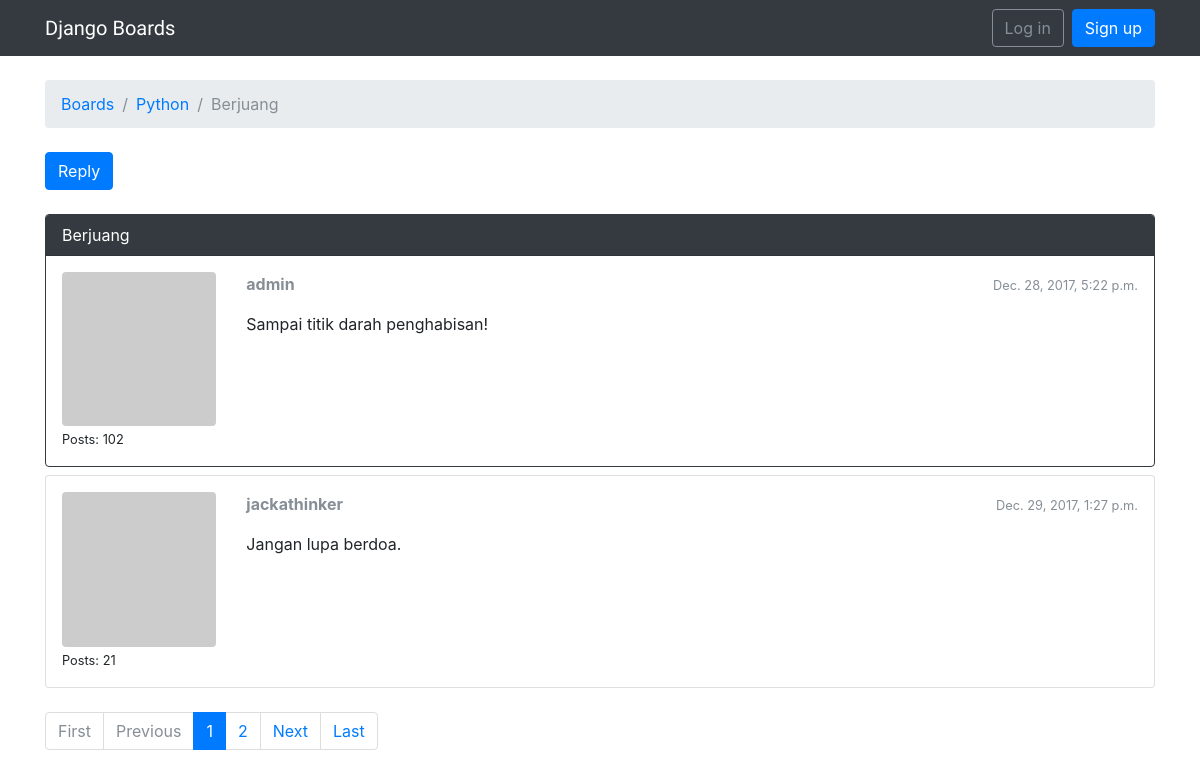
The app's page /boards/2/topics/2/, older data.
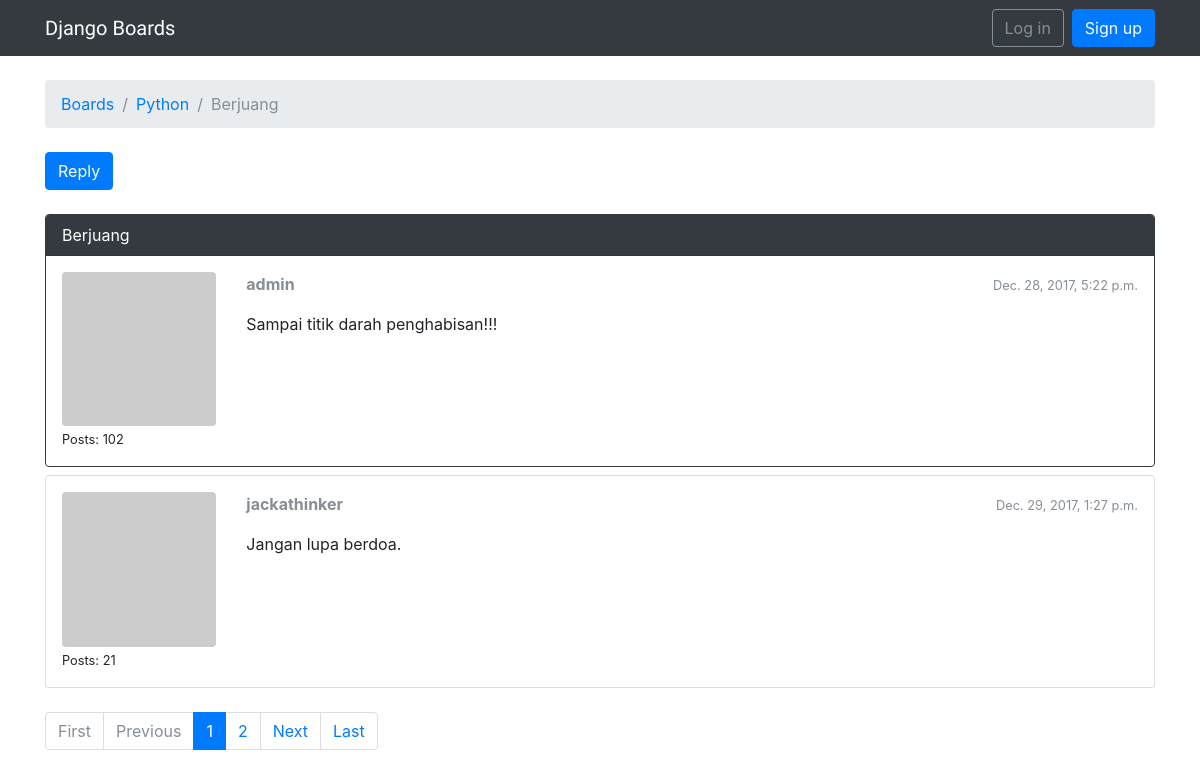
The same page, newer data.
### boards/models.py (models this page shows, shortened)
class Topic(models.Model):
    subject = models.CharField(max_length=255)
    last_updated = models.DateTimeField(auto_now_add=True)
    board = models.ForeignKey(Board, on_delete=models.CASCADE, related_name='topics')
    starter = models.ForeignKey(User, on_delete=models.CASCADE, related_name='topics')
    views = models.PositiveIntegerField(default=0)

class Board(models.Model):
    name = models.CharField(max_length=30, unique=True)
    description = models.CharField(max_length=100)

class Post(models.Model):
    message = models.TextField(max_length=4000)
    topic = models.ForeignKey(Topic, on_delete=models.CASCADE, related_name='posts')
    created_at = models.DateTimeField(auto_now_add=True)
    updated_at = models.DateTimeField(null=True)
    created_by = models.ForeignKey(User, on_delete=models.CASCADE, related_name='posts')
    updated_by = models.ForeignKey(User, models.SET_NULL, blank=True, null=True, related_name='+')
    def get_message_as_markdown(self):
        return mark_safe(markdown(self.message, safe_mode='escape'))

### boards/views.py (the view)
# urls.py: path('boards/<pk>/topics/<topic_pk>/', views.PostListView.as_view(), name='topic_posts'),
class PostListView(ListView):
    model = Post
    context_object_name = 'posts'
    template_name = 'topic_posts.html'
    paginate_by = 2
    def get_context_data(self, **kwargs):
        session_key = 'viewed_topic_{}'.format(self.topic.pk)  # <-- here
        if not self.request.session.get(session_key, False):
            self.topic.views += 1
            self.topic.save()
            self.request.session[session_key] = True           # <-- until here
        kwargs['topic'] = self.topic
        return super().get_context_data(**kwargs)
    def get_queryset(self):
        self.topic = get_object_or_404(Topic, board__pk=self.kwargs.get('pk'), pk=self.kwargs.get('topic_pk'))
        queryset = self.topic.posts.order_by('created_at')
        return queryset

### boards/templatetags/gravatar.py (called while the page is built)
@register.filter
def gravatar(user):
    email = user.email.lower().encode('utf-8')
    default = 'mm'
    size = 256
    url = 'https://www.gravatar.com/avatar/{md5}?{params}'.format(
        md5=hashlib.md5(email).hexdigest(),
        params=urlencode({'d': default, 's': str(size)})
    )
    return url

### templates/topic_posts.html (shortened to what this page needs)
{% extends 'base.html' %}
{% load gravatar %}
{% block breadcrumb %}
  <li class="breadcrumb-item"><a href="{% url 'home' %}">Boards</a></li>
  <li class="breadcrumb-item"><a href="{% url 'board_topics' topic.board.pk %}">{{ topic.board.name }}</a></li>
  <li class="breadcrumb-item active">{{ topic.subject }}</li>
{% endblock %}
{% block content %}
  <div class="mb-4">
    <a href="{% url 'reply_topic' topic.board.pk topic.pk %}" class="btn btn-primary" role="button">Reply</a>
  </div>
  {% for post in posts %}
    <div id="{{ post.pk }}" class="card {% if forloop.last %}mb-4{% else %}mb-2{% endif %} {% if forloop.first %}border-dark{% endif %}">
      {% if forloop.first %}
        <div class="card-header text-white bg-dark py-2 px-3">{{ topic.subject }}</div>
      {% endif %}
      <div class="card-body p-3">
        <div class="row">
          <div class="col-2">
            <img src="{{ post.created_by|gravatar }}" alt="{{ post.created_by.username }}" class="w-100 rounded">
            <small>Posts: {{ post.created_by.posts.count }}</small>
          </div>
          <div class="col-10">
            <div class="row mb-3">
              <div class="col-6">
                <strong class="text-muted">{{ post.created_by.username }}</strong>
              </div>
              <div class="col-6 text-right">
                <small class="text-muted">{{ post.created_at }}</small>
              </div>
            </div>
            {{ post.get_message_as_markdown }}
          </div>
        </div>
      </div>
    </div>
  {% endfor %}
  {% include 'includes/pagination.html' %}
{% endblock %}

### templates/base.html (shortened to what this page needs)
{% load static %}
<!DOCTYPE html>
<html>
  <head>
    <link rel="stylesheet" href="{% static 'css/bootstrap.min.css' %}">
    <link rel="stylesheet" href="{% static 'css/app.css' %}">
  </head>
  <body>
    {% block body %}
    <nav class="navbar navbar-expand-sm navbar-dark bg-dark">
      <div class="container">
        <a class="navbar-brand" href="{% url 'home' %}">Django Boards</a>
        <div class="collapse navbar-collapse" id="mainMenu">
          {% if user.is_authenticated %}
            <ul class="navbar-nav ml-auto">
              <li class="nav-item dropdown">
                <a class="nav-link dropdown-toggle" href="#" id="userMenu" data-toggle="dropdown" aria-haspopup="true" aria-expanded="false">
                  {{ user.username }}
                </a>
                <div class="dropdown-menu dropdown-menu-right" aria-labelledby="userMenu">
                  <a class="dropdown-item" href="#">My account</a>
                  <a class="dropdown-item" href="#">Change password</a>
                  <div class="dropdown-divider"></div>
                  <a class="dropdown-item" href="{% url 'logout' %}">Log out</a>
                </div>
              </li>
            </ul>
          {% else %}
            <form class="form-inline ml-auto">
              <a href="{% url 'login' %}" class="btn btn-outline-secondary">Log in</a>
              <a href="{% url 'signup' %}" class="btn btn-primary ml-2">Sign up</a>
            </form>
          {% endif %}
        </div>
      </div>
    </nav>
      <div class="container">
        <ol class="breadcrumb my-4">
          {% block breadcrumb %}
          {% endblock %}
        </ol>
        {% block content %}
        {% endblock %}
      </div>
    {% endblock body %}
  </body>
</html>

### templates/includes/pagination.html (shortened to what this page needs)
{% if is_paginated %}
  <nav aria-label="Topics pagination" class="mb-4">
    <ul class="pagination">
      {% if page_obj.number > 1 %}
        <li class="page-item">
          <a class="page-link" href="?page=1">First</a>
        </li>
      {% else %}
        <li class="page-item disabled">
          <span class="page-link">First</span>
        </li>
      {% endif %}
      {% if page_obj.has_previous %}
        <li class="page-item">
          <a class="page-link" href="?page={{ page_obj.previous_page_number }}">Previous</a>
        </li>
      {% else %}
        <li class="page-item disabled">
          <span class="page-link">Previous</span>
        </li>
      {% endif %}
      {% for page_num in paginator.page_range %}
        {% if page_obj.number == page_num %}
          <li class="page-item active">
            <span class="page-link">
              {{ page_num }}
            </span>
          </li>
        {% elif page_num > page_obj.number|add:'-3' and page_num < page_obj.number|add:'3' %}
          <li class="page-item">
            <a class="page-link" href="?page={{ page_num }}">{{ page_num }}</a>
          </li>
        {% endif %}
      {% endfor %}
      {% if page_obj.has_next %}
        <li class="page-item">
          <a class="page-link" href="?page={{ page_obj.next_page_number }}">Next</a>
        </li>
      {% else %}
        <li class="page-item disabled">
          <span class="page-link">Next</span>
        </li>
      {% endif %}
      {% if page_obj.number != paginator.num_pages %}
        <li class="page-item">
          <a class="page-link" href="?page={{ paginator.num_pages }}">Last</a>
        </li>
      {% else %}
        <li class="page-item disabled">
          <span class="page-link">Last</span>
        </li>
      {% endif %}
    </ul>
  </nav>
{% endif %}

### static/css/app.css (style rules this page uses)
.navbar-brand { font-family: 'Peralta', cursive; }

Row changes from the older to the newer data that the page shows:
changed Post "admin": get_message_as_markdown "Sampai titik darah penghabisan!" → "Sampai titik darah penghabisan!!!"
